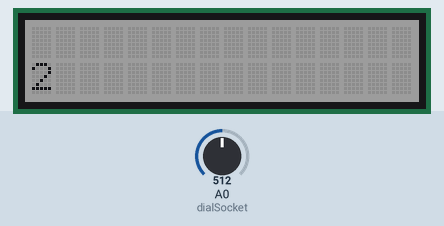
This sketch was run on a simulated Arduino Uno, built with avr-gcc and run on an emulated ATmega328P. Parts: 16×2 character LCD. The inputs (shaded band) are chosen by the test bench; at power-on: A0 (dialSocket) = 512.

Above: at 1.2 s.
1.3 s: A0 (dialSocket) set to 306
At 2.2 s:
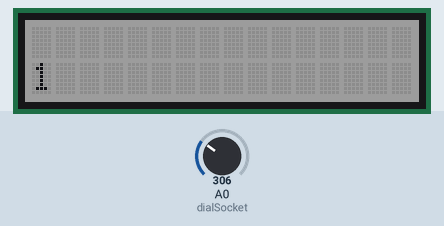
2.8 s: A0 (dialSocket) set to 122
At 3.4 s:
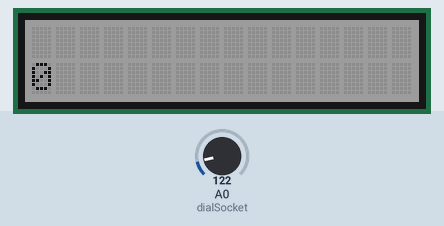
4.3 s: A0 (dialSocket) set to 900
At 5.7 s:
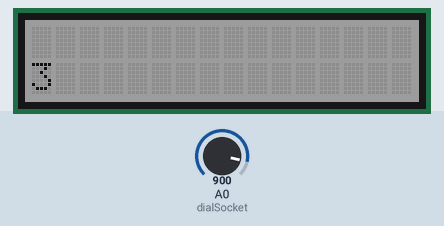
Timing chart, 0 to 7.3 s (numbered marks = the images above; inputs shaded):
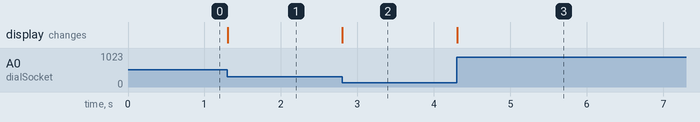

The sketch:

L_08_C_03.ino
```cpp
#include <Wire.h>
#include "rgb_lcd.h"
const int buttonSocket = 5;
const int dialSocket = A0;

rgb_lcd lcd;
const int colorR = 128;
const int colorG = 128;
const int colorB = 128;

int dialReading = -1;
int testReading;

void setup() {
  // put your setup code here, to run once:
  pinMode(buttonSocket, INPUT);
  pinMode(dialSocket, INPUT);
  lcd.begin(16, 2);
  lcd.setRGB(colorR, colorG, colorB);
}

void loop() {
  // put your main code here, to run repeatedly:
  testReading = analogRead(dialSocket)/256;
  if(dialReading != testReading){
      dialReading = analogRead(dialSocket)/256;
      lcd.clear();
      lcd.setCursor(0, 1);
      lcd.print(dialReading);
  }
}
```

Measured:
- after the input at 1.3 s, the display: changes at once (image 1)
- after the input at 2.8 s, the display: changes at once (image 2)
- after the input at 4.3 s, the display: changes at once (image 3)
